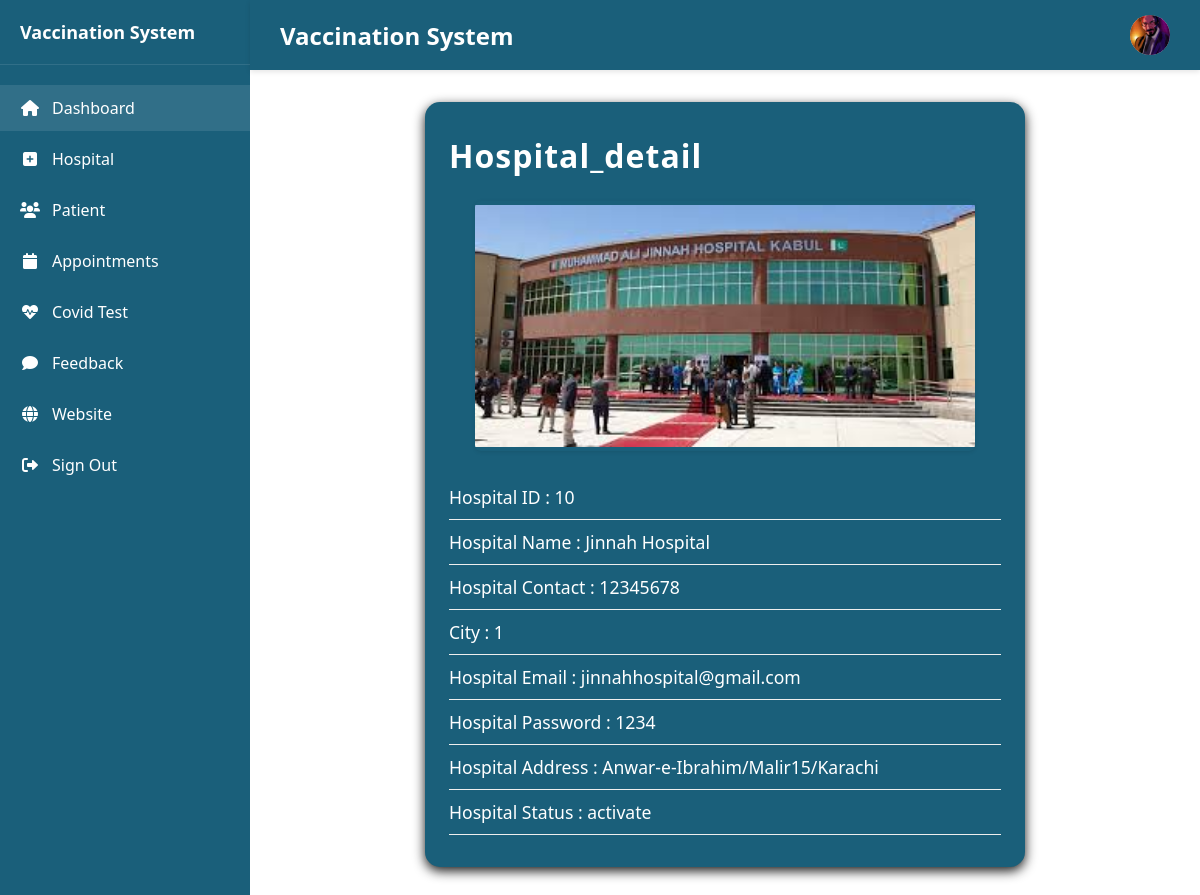
The app's page /admin/view_hospital.php?id=10 (signed in) with its own data.
### tables this page shows
CREATE TABLE `tbl_hospital` (
  `id` int(11) NOT NULL,
  `name` varchar(50) NOT NULL,
  `contact` int(15) NOT NULL,
  `cid` int(11) NOT NULL,
  `email` varchar(50) NOT NULL,
  `password` varchar(80) NOT NULL,
  `image` varchar(100) NOT NULL,
  `address` varchar(300) NOT NULL,
  `status` varchar(50) NOT NULL DEFAULT 'deactivate'
);

### admin/view_hospital.php (the view, shortened to what this page needs)
<?php
    include('header.php')
?>
            <div class="content-area-2">
                <h2>Hospital_detail</h2>
                <?php
                    $query = "SELECT * FROM tbl_hospital WHERE id=$_GET[id]";
                    $result = mysqli_query($connection, $query);
                    $row = mysqli_fetch_assoc($result);
                ?>
                <div class='image-hospital'>
                    <img src="<?php echo $row['image'];?>" alt="">
                </div>
                <ul>
                    <li>Hospital ID : <?php echo $row['id']?></li>
                    <li>Hospital Name : <?php echo $row['name']?></li>
                    <li>Hospital Contact : <?php echo $row['contact']?></li>
                    <li>City : <?php echo $row['cid']?></li>
                    <li>Hospital Email : <?php echo $row['email']?></li>
                    <li>Hospital Password : <?php echo $row['password']?></li>
                    <li>Hospital Address : <?php echo $row['address']?></li>
                    <li>Hospital Status : <?php echo $row['status']?></li>
                </ul>
            </div>
        </div>
    </div>
</body>
</html>

### admin/header.php (shortened to what this page needs)
<?php
include 'config.php';
$query = "SELECT * FROM tbl_admin WHERE id=" . $_SESSION['admin_session'];
$result = mysqli_query($connection, $query);
$row = mysqli_fetch_assoc($result);
?>
<!DOCTYPE html>
<html lang="en">
<head>
    <link rel="stylesheet" href="https://cdnjs.cloudflare.com/ajax/libs/font-awesome/6.0.0/css/all.min.css">
    <link rel="stylesheet" href="asset/admin-style.css">
</head>
<body>
    <div class="container">
        <div class="sidebar">
            <div class="sidebar-header">
                <h2>Vaccination System</h2>
            </div>
            <ul class="nav-menu">
                <li class="nav-item">
                    <a href="index.php" class="nav-link active">
                        <i class="fas fa-home"></i>
                        Dashboard
                    </a>
                </li>
                <li class="nav-item">
                    <a href="hospital.php" class="nav-link">
                        <i class="fas fa-plus-square"></i>
                        Hospital
                    </a>
                </li>
                <li class="nav-item">
                    <a href="patient.php" class="nav-link">
                        <i class="fas fa-users"></i>
                        Patient
                    </a>
                </li>
                <li class="nav-item">
                    <a href="appointment.php" class="nav-link">
                        <i class="fas fa-calendar"></i>
                        Appointments
                    </a>
                </li>
                <li class="nav-item">
                    <a href="covid-test.php" class="nav-link">
                        <i class="fas fa-heartbeat"></i>
                        Covid Test
                    </a>
                </li>
                <li class="nav-item">
                    <a href="feedback.php" class="nav-link">
                        <i class="fas fa-comment"></i>
                        Feedback
                    </a>
                </li>
                <li class="nav-item">
                    <a href="../index.php" class="nav-link">
                        <i class="fas fa-globe"></i>
                        Website
                    </a>
                </li>
                <li class="nav-item">
                    <a href="logout.php" class="nav-link">
                        <i class="fas fa-sign-out-alt"></i>
                        Sign Out
                    </a>
                </li>
            </ul>
        </div>
        <div class="main-content">
            <div class="header">
                <div class="header-left">
                    <h1>Vaccination System</h1>
                </div>
                <div class="header-right">
                    <button class="menu-toggle">
                    </button>
                    <div class="profile-pic">
                        <a href="profile.php"><img src="<?php echo $row['image']; ?>" alt="Admin Profile"></a>
                    </div>
                </div>
            </div>

### admin/asset/admin-style.css (style rules this page uses)
* { margin: 0; padding: 0; box-sizing: border-box; }
body { font-family: 'Segoe UI', Tahoma, Geneva, Verdana, sans-serif; background-color: #f5f5f5; }
.container { display: flex; min-height: 100vh; }
.sidebar { width: 250px; background-color: #1a5f7a; color: white; padding: 20px 0; box-shadow: 2px 0 5px rgba(0,0,0,0.1); }
.sidebar-header { padding: 0 20px 20px; border-bottom: 1px solid rgba(255,255,255,0.1); margin-bottom: 20px; }
.sidebar-header h2 { font-size: 18px; font-weight: 600; }
.nav-menu { list-style: none; }
.nav-item { margin-bottom: 5px; }
.nav-link { display: flex; align-items: center; padding: 12px 20px; color: white; text-decoration: none; transition: background-color 0.3s; }
.nav-link:hover, .nav-link.active { background-color: rgba(255,255,255,0.1); }
.nav-link i { margin-right: 12px; width: 20px; text-align: center; }
.main-content { flex: 1; background-color: white; }
.header { background-color: #1a5f7a; color: white; padding: 15px 30px; display: flex; justify-content: space-between; align-items: center; box-shadow: 0 2px 5px rgba(0,0,0,0.1); }
.header-left { display: flex; align-items: center; }
.header-left h1 { font-size: 24px; font-weight: 600; }
.header-right { display: flex; align-items: center; gap: 20px; }
.menu-toggle { background: none; border: none; color: white; font-size: 20px; cursor: pointer; padding: 5px; }
.profile-pic { width: 40px; height: 40px; border-radius: 50%; background-color: #ddd; display: flex; align-items: center; justify-content: center; overflow: hidden; }
.profile-pic img { width: 100%; height: 100%; object-fit: cover; }
.content-area-2 { background: #1A5F7A; border-radius: 15px; padding: 32px 24px; margin: 32px auto; max-width: 600px; box-shadow: 0 4px 12px rgba(0,0,0,0.90); }
.content-area-2 h2 { font-size: 2rem; margin-bottom: 24px; color: white; font-weight: 600; letter-spacing: 1px; }
.image-hospital { display: flex; flex-direction: column; align-items: center; }
.content-area-2 img { display: block; width: 500px; height: 250px; object-fit: contain; margin-bottom: 24px; border-radius: 6px; box-shadow: 0 1px 4px rgba(0,0,0,0.10); }
.content-area-2 ul { list-style: none; padding: 0; margin: 0; }
.content-area-2 ul li { font-size: 1.1rem; padding: 10px 0; border-bottom: 1px solid #eee; color: white; }

### records on screen
tbl_hospital: image (picture), id "10", name "Jinnah Hospital", contact "12345678", cid "1", email "jinnahhospital@gmail.com", password "1234", address "Anwar-e-Ibrahim/Malir15/Karachi", status "activate"
